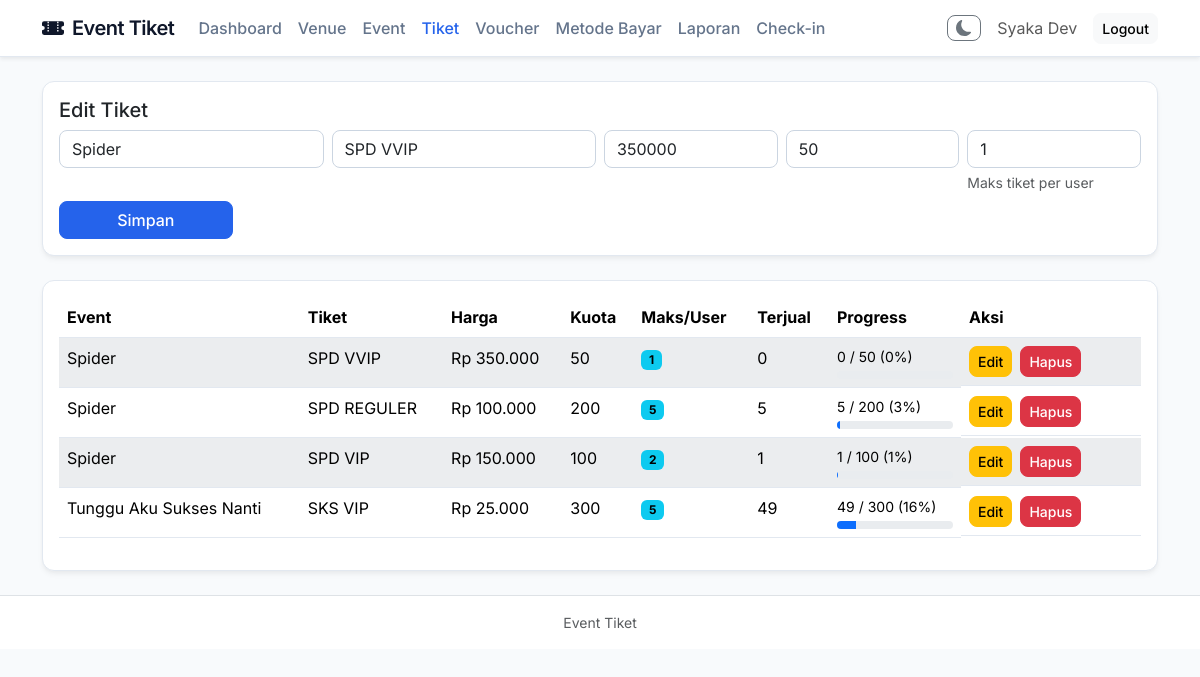
/index.php?page=tiket&edit=5 (signed in), run on the app's committed database.
### tables this page shows
CREATE TABLE `tiket` (
  `id_tiket` int NOT NULL,
  `id_event` int DEFAULT NULL,
  `nama_tiket` varchar(50) NOT NULL,
  `harga` int NOT NULL,
  `kuota` int NOT NULL,
  `maks_per_user` int NOT NULL DEFAULT '5' COMMENT 'Batas maksimal pemesanan tiket per user'
);

CREATE TABLE `event` (
  `id_event` int NOT NULL,
  `nama_event` varchar(150) NOT NULL,
  `tanggal` date NOT NULL,
  `id_venue` int DEFAULT NULL,
  `gambar` varchar(255) DEFAULT NULL
);

### proses/bootstrap.php (called while the page is built, shortened)
<?php
function e(string $value): string
{
    return htmlspecialchars($value, ENT_QUOTES, 'UTF-8');
}

### views/admin/tiket.php (the view, shortened to what this page needs)
<?php
$events = $pdo->query('SELECT id_event, nama_event FROM event ORDER BY tanggal DESC')->fetchAll();
$edit = null;
if (!empty($_GET['edit'])) {
    $stmt = $pdo->prepare('SELECT * FROM tiket WHERE id_tiket=?');
    $stmt->execute([(int)$_GET['edit']]);
    $edit = $stmt->fetch();
}
$rows = $pdo->query("SELECT t.*, e.nama_event AS event_title, COALESCE(SUM(od.qty),0) AS sold_qty FROM tiket t JOIN event e ON e.id_event=t.id_event LEFT JOIN order_detail od ON od.id_tiket=t.id_tiket LEFT JOIN orders o ON o.id_order=od.id_order AND o.status IN ('pending', 'paid', 'confirmed') GROUP BY t.id_tiket ORDER BY t.id_tiket DESC")->fetchAll();
?>
<div class="card card-modern mb-4"><div class="card-body">
    <h5><?= $edit ? 'Edit Tiket' : 'Tambah Tiket' ?></h5>
    <form method="post" action="index.php?action=save_tiket&page=tiket" class="row g-2">
        <div class="col-md-3"><select class="form-select" name="id_event" required><option value="">Pilih event</option><?php foreach($events as $e): ?><option value="<?= (int)$e['id_event'] ?>" <?= (int)($edit['id_event'] ?? 0)===(int)$e['id_event']?'selected':'' ?>><?= e($e['nama_event']) ?></option><?php endforeach; ?></select></div>
        <div class="col-md-3"><input class="form-control" name="nama_tiket" placeholder="Nama tiket" required value="<?= e($edit['nama_tiket'] ?? '') ?>"></div>
        <div class="col-md-2"><input class="form-control" type="number" min="0" name="harga" placeholder="Harga" required value="<?= e((string)($edit['harga'] ?? '')) ?>"></div>
        <div class="col-md-2"><input class="form-control" type="number" min="1" name="kuota" placeholder="Kuota total" required value="<?= e((string)($edit['kuota'] ?? '')) ?>"></div>
        <div class="col-md-2">
            <input class="form-control" type="number" min="1" name="maks_per_user" placeholder="Maks/user" required value="<?= e((string)($edit['maks_per_user'] ?? '5')) ?>" title="Batas maksimal tiket yang bisa dipesan per user">
            <div class="form-text small text-muted mt-1">Maks tiket per user</div>
        </div>
        <div class="col-md-2"><button class="btn btn-primary w-100">Simpan</button></div>
    </form>
</div></div>
<div class="card card-modern"><div class="card-body table-responsive">
<table id="table-tiket" class="table table-striped"><thead><tr><th>Event</th><th>Tiket</th><th>Harga</th><th>Kuota</th><th>Maks/User</th><th>Terjual</th><th>Progress</th><th width="180">Aksi</th></tr></thead><tbody>
<?php foreach($rows as $r): ?><tr>
<?php
    $kuota = max(1, (int)$r['kuota']);
    $terjual = (int)$r['sold_qty'];
    $persen = min(100, (int)round(($terjual / $kuota) * 100));
?>
<td><?= e($r['event_title']) ?></td><td><?= e($r['nama_tiket']) ?></td><td>Rp <?= number_format((float)$r['harga'],0,',','.') ?></td><td><?= (int)$r['kuota'] ?></td><td><span class="badge text-bg-info"><?= (int)$r['maks_per_user'] ?></span></td><td><?= (int)$r['sold_qty'] ?></td>
<td>
    <div class="small mb-1"><?= $terjual ?> / <?= (int)$r['kuota'] ?> (<?= $persen ?>%)</div>
    <div class="progress" style="height: 8px;">
        <div class="progress-bar" style="width: <?= $persen ?>%"></div>
    </div>
</td>
<td class="d-flex gap-2">
    <a class="btn btn-sm btn-warning" href="index.php?page=tiket&edit=<?= (int)$r['id_tiket'] ?>">Edit</a>
    <form method="post" action="index.php?action=delete_tiket&page=tiket" data-confirm-title="Hapus Tiket" data-confirm-message="Yakin ingin menghapus tiket ini?" data-confirm-ok-text="Ya, Hapus" data-confirm-ok-class="btn btn-danger"><button class="btn btn-sm btn-danger">Hapus</button></form>
</td>
</tr><?php endforeach; ?></tbody></table>
</div></div>
<link rel="stylesheet" href="https://cdn.datatables.net/2.0.5/css/dataTables.bootstrap5.css">

### views/template/header.php (style rules this page uses)
body { background: #f8fafc; color: #334155; font-family: 'Inter', sans-serif; }
.card-modern { background: #ffffff; border: 1px solid #e2e8f0; border-radius: 12px; box-shadow: 0 4px 6px -1px rgba(0, 0, 0, 0.05), 0 2px 4px -1px rgba(0, 0, 0, 0.03); }
.btn { border-radius: 8px; font-weight: 500; }
.btn-primary { background: #2563eb; border-color: #2563eb; }
.table { color: #334155; }
.table td, .table th { border-bottom: 1px solid #e2e8f0; background: #ffffff !important; }
.table-striped>tbody>tr:nth-of-type(odd)>* { background-color: #f8fafc !important; }
input.form-control, select.form-select, textarea.form-control { border: 1px solid #cbd5e1; border-radius: 8px; background: #ffffff; }

### data on the page
tiket: id_event "Spider", nama_tiket "SPD VVIP", harga "350000", kuota "50", maks_per_user "1", id_event.nama_event "Spider", harga "350.000", sold_qty "0", terjual "0", persen "0"
tiket: id_event.nama_event "Spider", nama_tiket "SPD REGULER", harga "100.000", kuota "200", maks_per_user "5", sold_qty "5", terjual "5", persen "3"
tiket: id_event.nama_event "Spider", nama_tiket "SPD VIP", harga "150.000", kuota "100", maks_per_user "2", sold_qty "1", terjual "1", persen "1"
tiket: id_event.nama_event "Tunggu Aku Sukses Nanti", nama_tiket "SKS VIP", harga "25.000", kuota "300", maks_per_user "5", sold_qty "49", terjual "49", persen "16"

### other printed values
$_SESSION['name'] "Syaka Dev"
